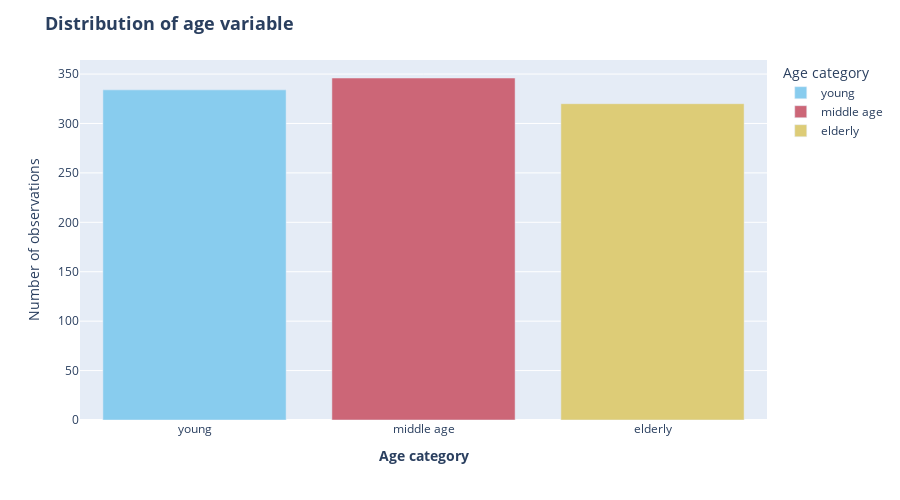

Source (notebook cell):
### Code cell
fig = px.bar(
    age_distr.reset_index(),
    x = 'Age_category',
    y = 'count',
    color = 'Age_category',
    color_discrete_sequence = px.colors.qualitative.Safe, 
    labels = dict(
        Age_category = 'Age category',
        count = 'Number of observations'
    ),
    height = 500
)
fig.update_layout(
    title = dict(
        text = 'Distribution of age variable',
        font = dict(
            size = 18,
            weight = 'bold'
        )
    ),
    xaxis = dict(
        title = dict(
            text = 'Age category',
            font_weight = 'bold'
        )
    ),
    yaxis = dict(
        title = dict(
            text = 'Number of observations'
        )
    )
)
fig.show()

### Figure 1 — Plotly figure (JSON) as saved in the notebook; plotly's stock layout.template omitted (floating-point values rounded to 4 significant figures)
{"data": [{"alignmentgroup": "True", "hovertemplate": "Age category=%{x}<br>Number of observations=%{y}<extra></extra>", "legendgroup": "young", "marker": {"color": "rgb(136, 204, 238)", "pattern": {"shape": ""}}, "name": "young", "offsetgroup": "young", "orientation": "v", "showlegend": true, "textposition": "auto", "type": "bar", "x": ["young"], "xaxis": "x", "y": [334], "yaxis": "y"}, {"alignmentgroup": "True", "hovertemplate": "Age category=%{x}<br>Number of observations=%{y}<extra></extra>", "legendgroup": "middle age", "marker": {"color": "rgb(204, 102, 119)", "pattern": {"shape": ""}}, "name": "middle age", "offsetgroup": "middle age", "orientation": "v", "showlegend": true, "textposition": "auto", "type": "bar", "x": ["middle age"], "xaxis": "x", "y": [346], "yaxis": "y"}, {"alignmentgroup": "True", "hovertemplate": "Age category=%{x}<br>Number of observations=%{y}<extra></extra>", "legendgroup": "elderly", "marker": {"color": "rgb(221, 204, 119)", "pattern": {"shape": ""}}, "name": "elderly", "offsetgroup": "elderly", "orientation": "v", "showlegend": true, "textposition": "auto", "type": "bar", "x": ["elderly"], "xaxis": "x", "y": [320], "yaxis": "y"}], "layout": {"barmode": "relative", "height": 500, "legend": {"title": {"text": "Age category"}, "tracegroupgap": 0}, "margin": {"t": 60}, "title": {"font": {"size": 18, "weight": "bold"}, "text": "Distribution of age variable"}, "xaxis": {"anchor": "y", "categoryarray": ["young", "middle age", "elderly"], "categoryorder": "array", "domain": [0, 1], "title": {"font": {"weight": "bold"}, "text": "Age category"}}, "yaxis": {"anchor": "x", "domain": [0, 1], "title": {"text": "Number of observations"}}}}
